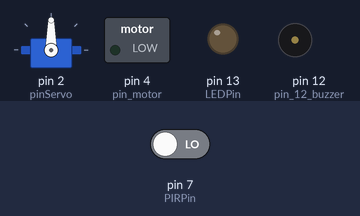
Recording of a sketch running on a simulated Arduino Uno, built with avr-gcc and run on an emulated ATmega328P. On the bench: servo, switched loads named in the sketch (green lamp = pin HIGH), output pins drawn as LEDs (lit = HIGH), buzzer (waves = sounding). The inputs (shaded band) are chosen by the test bench; at power-on: pin 7 (PIRPin) LOW.

Above: at 1.2 s.
1.3 s: pin 7 (PIRPin) driven HIGH
At 3.3 s:
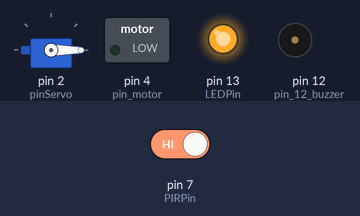
At 6.6 s:
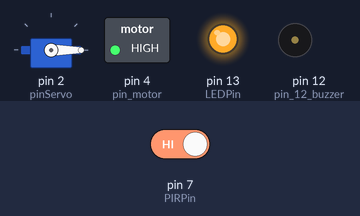
Timing chart, 0 to 13.3 s (numbered marks = the images above; inputs shaded):
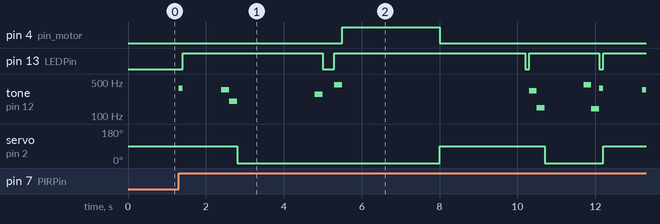

The sketch:

ARTURITO.ino
```cpp
//Proyecto R2D2 (Arturito)
//Autor: Edwin Ramirez Mondragon

const int LEDPin = 13;          // pin para el LED (Arturito)
const int PIRPin = 7;          // pin de entrada  sensor(Para el sensor de movimiento)
const int pin4 = 4;           // pin para el motor

////Serbo
#include <Servo.h>             //Si se utliza se desactiva las pwm en pin 9 y 10 en arduino
Servo miServo;
const int pinServo = 2;       //pin para el serbo
const int pinPot = 0;
const int pulsoMin = 650;    // pulso de 1000 a 20000 microsegundos
const int pulsoMax = 2550;  // pulso maximo de servo 180
int valor;
int angulo;
////***

int pirState = LOW;           // De inicio no hay movimiento en sensor

int val = 0; // estado del pin para el sensor de movimiento
void setup()
{
  Serial.begin(9600);
  pinMode(LEDPin, OUTPUT);    // Led
  pinMode(PIRPin, INPUT);    //Pin de sensor
  pinMode(12, OUTPUT);      // pin 12 buzzer
  pinMode(4,OUTPUT);       //pin motor

  ////**SERBO pasamos como parametro el (pin , pulso minimo, pulso maximo)
  miServo.attach(pinServo, pulsoMin, pulsoMax);
  ///

}

void loop()
{
  val = digitalRead(PIRPin); // leemos el pin del sensor
 if (val == HIGH)          //si se recibe una señal del sensor de movimiento entonces
  {
    tone(12, 370);        // como parametros el pin utilizado y la frecuencia que emitira
    delay(100);          //tiempo que sonora el tono de el buzzer
    noTone(12);         // Se debe apagar el buzzer si no este seguira sonando

    digitalWrite(LEDPin, HIGH);  //Encerdemos el led (Arturito)

    miServo.write(90);  //Mandos el angulo que girara el serbomotor para simular el giro de la cabeza
    delay(1000);        //Tiempo

    tone(12, 349); //#D Mi
    delay(200);
    noTone(12);
    tone(12, 200);
    delay(200);
    noTone(12);

    miServo.write(0);  // Regresamos al serbo ala posicion inicial
    delay(2000);

    tone(12, 277);
    delay(200);
    noTone(12);
    digitalWrite(LEDPin, LOW);  //Encendomos led
    delay(300);
    digitalWrite(LEDPin, HIGH);  //Apagamos Led
    tone(12, 440);
    delay(200);
    noTone(12);

    digitalWrite(4,HIGH);  // Mandomos corriente al motor
    delay(2500);          // Tiempo de giro
    digitalWrite(4,LOW); //Apagamos motor

    miServo.write(90); // Giro de serbo
    delay(2000);

    digitalWrite(LEDPin, HIGH);  //Led Encendido
    delay(200);
    digitalWrite(LEDPin, LOW);  //
    delay(100);
    digitalWrite(LEDPin, HIGH);  //Led Apagado

    tone(12, 330);
    delay(200);
    noTone(12);
    tone(12, 149);
    delay(200);
    noTone(12);

    miServo.write(0);
    delay(1000);

    tone(12, 440);
    delay(200);
    noTone(12);
    tone(12, 140);
    delay(200);
    noTone(12);

 if (pirState == LOW)  //si previamente estaba apagado el sensor
    {
      pirState = HIGH;    //Lo encendemos
      digitalWrite(LEDPin, LOW);
    }
  }

  else   //si esta desactivado
    {
    digitalWrite(LEDPin, LOW); // Led Apagado
    if (pirState == HIGH)  //Si previamente estaba encendido
    {
      pirState = LOW;
    }
  }
}
```

Measured:
- after the input at 1.3 s, pin 4 (pin_motor): LOW → HIGH after 4.2 s, → LOW 2.5 s later; pin 13 (LEDPin): goes HIGH 3.6 s, LOW 0.30 s, HIGH 4.9 s, LOW 0.10 s, HIGH 1.8 s, LOW 0.10 s, then HIGH, starting after 0.10 s
